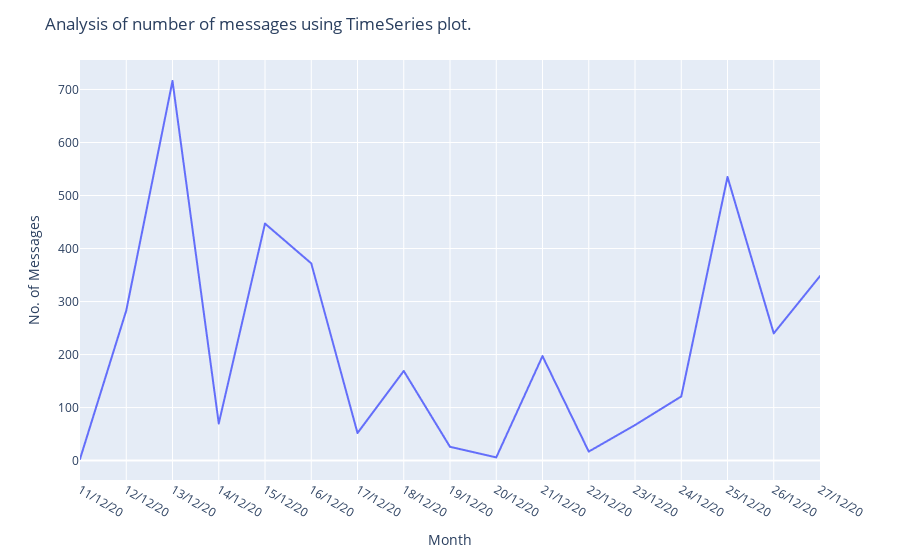

The cell this chart's notebook holds for it:
### Code cell
from plotly import express as px
z = df['Date'].value_counts() 
z1 = z.to_dict() #converts to dictionary
df['Msg_count'] = df['Date'].map(z1)
### Timeseries plot 
fig = px.line(x=df['Date'],y=df['Msg_count'])
fig.update_layout(title='Analysis of number of messages using TimeSeries plot.',
                  xaxis_title='Month',
                  yaxis_title='No. of Messages')
fig.update_xaxes(nticks=20)
fig.show()

### Figure 1 — Plotly figure (JSON) as saved in the notebook; plotly's stock layout.template omitted (floating-point values rounded to 4 significant figures; data arrays with more than 128 entries replaced by an {"elided": "..."} marker saying what was removed)
{"data": [{"hovertemplate": "x=%{x}<br>y=%{y}<extra></extra>", "legendgroup": "", "line": {"color": "#636efa", "dash": "solid"}, "marker": {"symbol": "circle"}, "mode": "lines", "name": "", "showlegend": false, "type": "scattergl", "x": {"elided": "3669 str values"}, "xaxis": "x", "y": {"elided": "3669 int values"}, "yaxis": "y"}], "layout": {"legend": {"tracegroupgap": 0}, "margin": {"t": 60}, "title": {"text": "Analysis of number of messages using TimeSeries plot."}, "xaxis": {"anchor": "y", "domain": [0, 1], "nticks": 20, "title": {"text": "Month"}}, "yaxis": {"anchor": "x", "domain": [0, 1], "title": {"text": "No. of Messages"}}}}
